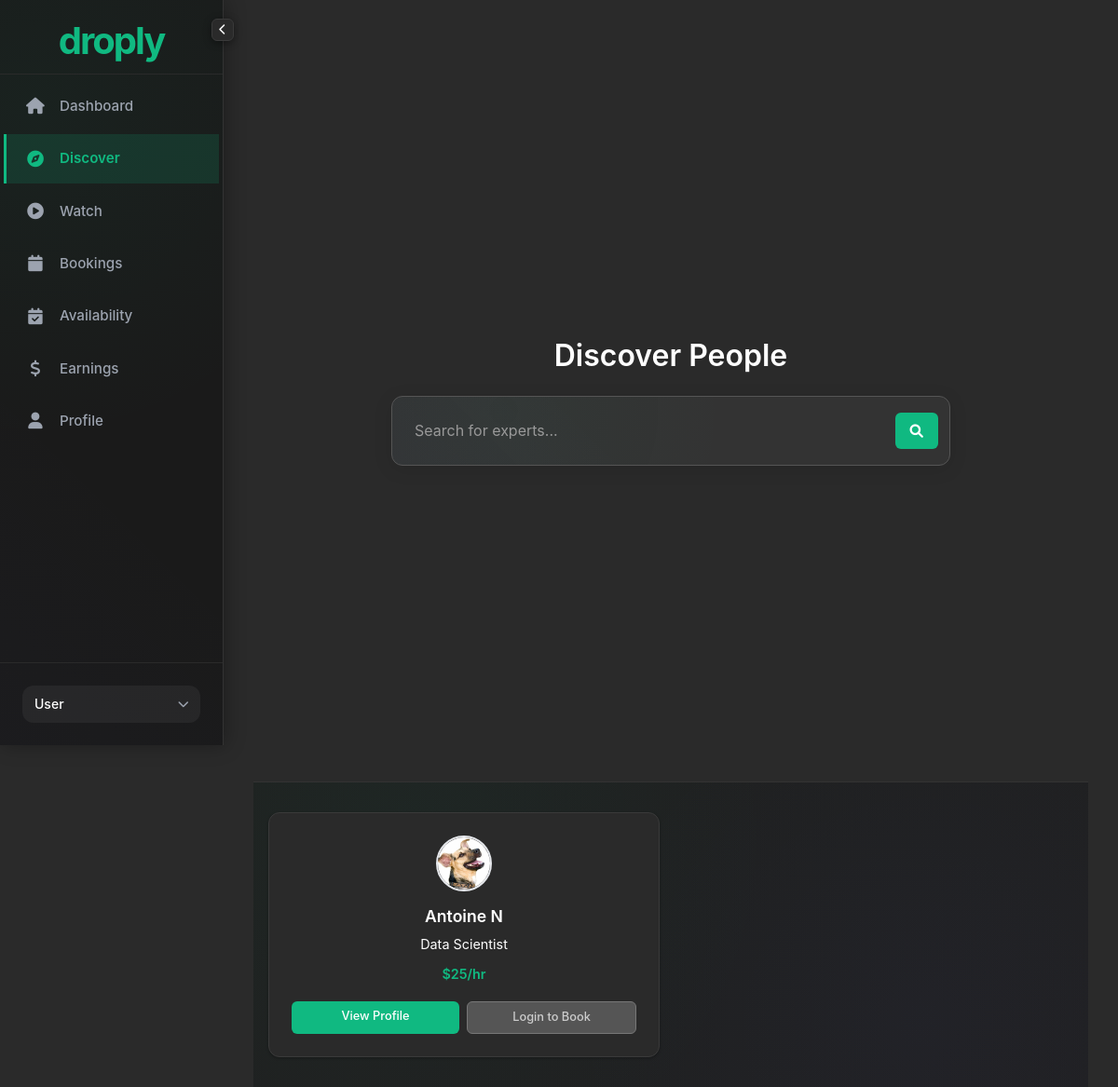
The page /discover on the database as committed earlier.
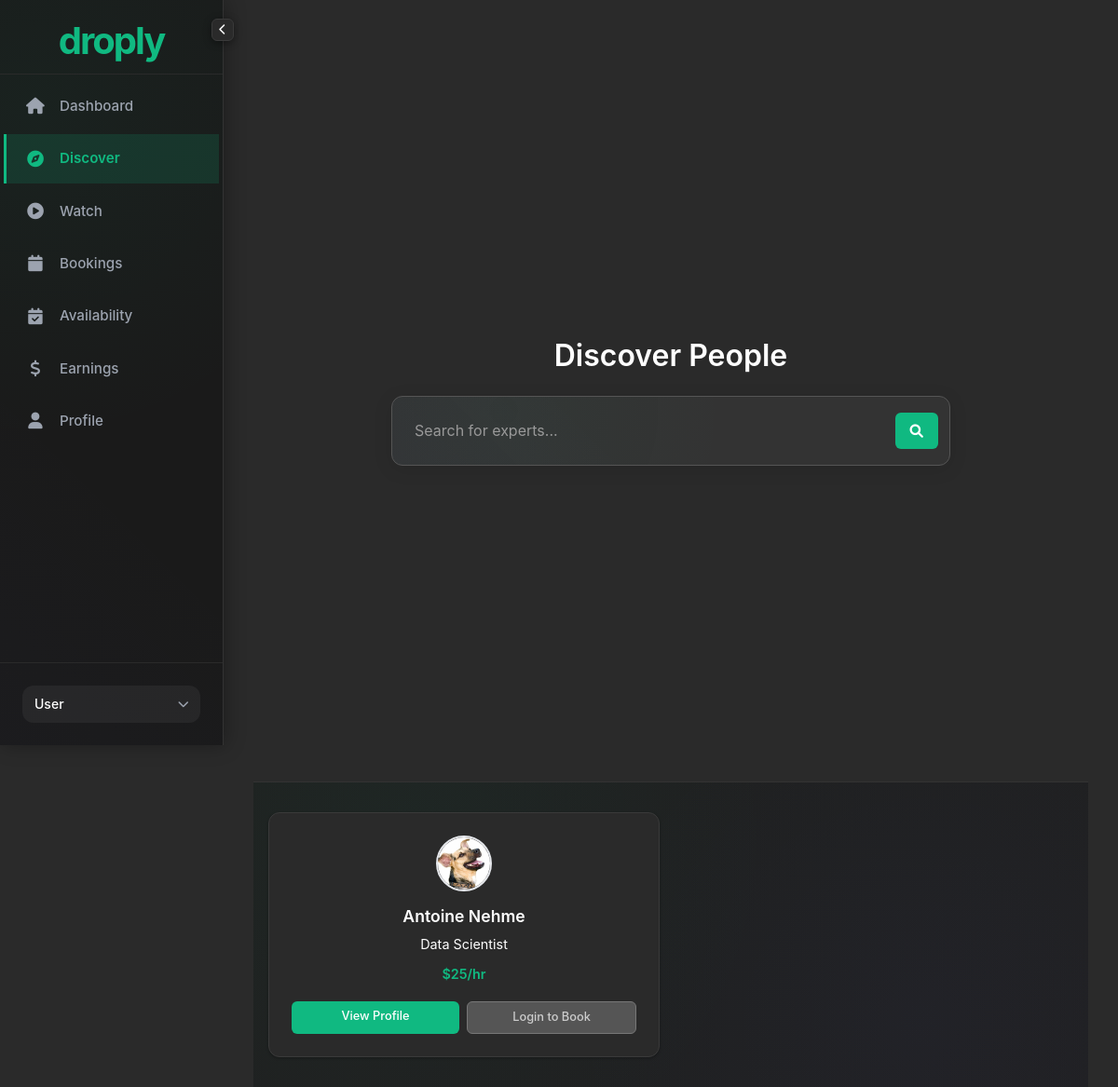
The same page on the database as committed later.
### models.py (models this page shows, shortened)
class User(UserMixin, db.Model):
    id = db.Column(db.Integer, primary_key=True)
    username = db.Column(db.String(64), unique=True, nullable=False)
    email = db.Column(db.String(120), unique=True, nullable=False)
    password_hash = db.Column(db.String(256))
    full_name = db.Column(db.String(100))
    phone = db.Column(db.String(20))
    bio = db.Column(db.Text)
    industry = db.Column(db.String(100))
    profession = db.Column(db.String(100))
    skills = db.Column(db.String(200))  # Legacy field - keeping for backward compatibility
    skills_1 = db.Column(db.String(100))  # Primary skill
    skills_2 = db.Column(db.String(100))  # Secondary skill
    skills_3 = db.Column(db.String(100))  # Tertiary skill
    location = db.Column(db.String(100))
    background_image_url = db.Column(db.String(500))
    hourly_rate = db.Column(db.Float, default=0.0)
    currency = db.Column(db.String(3), default='USD')
    rating = db.Column(db.Float, default=0.0)
    rating_count = db.Column(db.Integer, default=0)
    is_available = db.Column(db.Boolean, default=True)
    is_featured_user = db.Column(db.Boolean, default=False)
    created_at = db.Column(db.DateTime, default=datetime.now(EASTERN_TIMEZONE))
    specialty_tags = db.Column(db.Text)  # JSON string of specialty tags
    profile_picture = db.Column(db.String(255))  # Path to profile picture
    background_color = db.Column(db.String(7), default='#f7faff')  # Hex color code
    primary_color = db.Column(db.String(7), default='#667eea')  # Primary brand color
    secondary_color = db.Column(db.String(7), default='#764ba2')  # Secondary brand color
    font_family = db.Column(db.String(50), default='Inter')  # Font family preference
    font_size = db.Column(db.Integer, default=16)  # Font size preference
    profile_layout = db.Column(db.String(20), default='modern')  # Layout preference
    donation_text = db.Column(db.Text)  # Text for donation/booking info
    embedding = db.Column(db.LargeBinary)  # Store numpy array as binary
    linkedin_url = db.Column(db.String(200))
    twitter_url = db.Column(db.String(200))
    github_url = db.Column(db.String(200))
    instagram_url = db.Column(db.String(200))
    facebook_url = db.Column(db.String(200))
    youtube_url = db.Column(db.String(200))
    snapchat_url = db.Column(db.String(200))
    website_url = db.Column(db.String(200))
    stripe_account_id = db.Column(db.String(100))  # Stripe Connect account ID
    stripe_account_status = db.Column(db.String(50), default='pending')  # pending, active, restricted, disabled
    payout_enabled = db.Column(db.Boolean, default=False)  # Whether user can receive payouts
    payout_schedule = db.Column(db.String(20), default='weekly')  # daily, weekly, monthly
    total_earnings = db.Column(db.Float, default=0.0)  # Total earnings before platform fees
    total_payouts = db.Column(db.Float, default=0.0)  # Total amount paid out
    pending_balance = db.Column(db.Float, default=0.0)  # Current pending balance
    language = db.Column(db.String(10), default='en')  # Language preference
    timezone = db.Column(db.String(50), default='America/New_York')  # Timezone preference
    email_notifications = db.Column(db.Boolean, default=True)  # Email notifications preference
    service_description = db.Column(db.Text)  # Description of 1-on-1 sessions
    session_duration = db.Column(db.Integer, default=30)  # Session duration in minutes
    content_description = db.Column(db.Text)  # Description of premium content
    content_categories = db.Column(db.String(200))  # Categories of content offered
    google_calendar_connected = db.Column(db.Boolean, default=False)  # Whether user has connected Google Calendar
    google_calendar_token = db.Column(db.Text)  # Encrypted Google Calendar access token
    google_calendar_refresh_token = db.Column(db.Text)  # Encrypted Google Calendar refresh token
    google_calendar_id = db.Column(db.String(100))  # Primary Google Calendar ID to sync with
    referral_code = db.Column(db.String(20), unique=True)  # User's unique referral code
    referred_by = db.Column(db.Integer, db.ForeignKey('user.id'))  # User who referred this user
    total_referral_earnings = db.Column(db.Float, default=0.0)  # Total earnings from referrals
    referral_count = db.Column(db.Integer, default=0)  # Number of successful referrals

### routes.py (the view, shortened to what this page needs)
@app.route('/discover')
def discover():
    search_query = request.args.get('search', '').strip()
    category = request.args.get('category', '').strip().lower()
    session_type = request.args.get('type', 'all')  # 'all', 'dropin', 'booked'
    view_type = request.args.get('view', '')  # 'recent', 'favorites', 'browse_all'
    query = User.query.filter(
        User.is_available == True,
        User.full_name.isnot(None)
    )
    if current_user.is_authenticated:
        query = query.filter(User.id != current_user.id)
    if not current_user.is_authenticated and view_type in ['recent', 'favorites']:
        return redirect(url_for('login', next=request.url))
    experts = query.all()
    def ai_match_score(expert):
        score = 0
        if expert.is_featured_user:
            score += 1000
        if expert.hourly_rate and expert.hourly_rate > 0:
            score += 5  # Active experts get slight boost
        return score
    experts = sorted(experts, key=ai_match_score, reverse=True)
    current_user_favorites = []
    if current_user.is_authenticated:
        favorites = Favorite.query.filter_by(user_id=current_user.id).all()
        current_user_favorites = [f.favorited_user_id for f in favorites]
    return render_template('discover.html',
                         users=experts,
                         now=datetime.now(),
                         timedelta=timedelta,
                         current_user_favorites=current_user_favorites,
                         view_type=view_type)

### templates/discover.html (shortened to what this page needs)
{% extends "base_signed_in.html" %}
{% block content %}
<div class="discover-page">
  <div class="search-area {% if request.args.get('search') %}search-area-compact{% endif %}">
    <div class="search-wrapper">
      {% if not request.args.get('search') and not request.args.get('view') %}
        {% if current_user.is_authenticated %}
          <div class="discover-buttons-header">
            <button class="discover-btn" onclick="viewHistorical('recent')">
              <i class="fas fa-history"></i> Recent Views
            </button>
            <button class="discover-btn" onclick="viewHistorical('favorites')">
              <i class="fas fa-heart"></i> Favorites
            </button>
            <button class="discover-btn browse-all" onclick="showBrowseAll()">
              <i class="fas fa-globe"></i> Browse All
            </button>
          </div>
        {% else %}
          <h1 class="page-title">Discover People</h1>
        {% endif %}
      {% endif %}
      {% if request.args.get('view') != 'browse_all' %}
      <form method="GET" action="{{ url_for('discover') }}" class="search-form">
        <div class="search-input-wrapper">
          <input
            type="text"
            name="search"
            placeholder="Search for experts..."
            class="search-input"
            id="animated-search-input"
            value="{{ request.args.get('search', '') }}"
            autocomplete="off"
            required
            data-translate="home.search.placeholder"
          >
          <button type="submit" class="search-button">
            <i class="fas fa-search"></i>
          </button>
        </div>
      </form>
      {% endif %}
    </div>
  </div>
  {% if request.args.get('search') or view_type or users %}
  <div class="results-area">
    {% if users %}
    <div class="experts-grid">
      {% for user in users %}
      <div class="expert-card">
        <img src="{{ user.profile_picture or url_for('static', filename='img/default-avatar.svg') }}"
             alt="{{ user.full_name }}" class="expert-avatar">
        <div class="expert-info">
          <h3 class="expert-name">{{ user.full_name }}</h3>
          <p class="expert-title">{{ user.profession or 'Expert' }}</p>
          <span class="expert-rate">${{ "%.0f"|format(user.hourly_rate or 0) }}/hr</span>
        </div>
        <div class="expert-actions">
          <a href="{{ url_for('user_profile', username=user.username) }}" class="action-btn primary" onclick="trackUserInteraction({{ user.id }}, 'view')">View Profile</a>
          {% if current_user.is_authenticated %}
            <a href="{{ url_for('user_profile', username=user.username) }}" class="action-btn secondary" onclick="trackUserInteraction({{ user.id }}, 'click')">Book Now</a>
          {% else %}
            <a href="{{ url_for('login', next=url_for('user_profile', username=user.username)) }}" class="action-btn secondary">Login to Book</a>
          {% endif %}
        </div>
      </div>
      {% endfor %}
    </div>
    {% endif %}
  </div>
  {% endif %}
</div>
{% endblock %}

### templates/base_signed_in.html (shortened to what this page needs)
<!DOCTYPE html>
<html lang="en">
<head>
  <link href="https://cdn.jsdelivr.net/npm/bootstrap@5.3.0/dist/css/bootstrap.min.css" rel="stylesheet">
  <link rel="stylesheet" href="https://cdnjs.cloudflare.com/ajax/libs/font-awesome/6.0.0/css/all.min.css">
  <link rel="stylesheet" href="{{ url_for('static', filename='css/style.css') }}">
</head>
<body class="{% block body_class %}{% endblock %}">
  {% include 'sidebar.html' %}
  <main class="main-content">
    <div class="content-wrapper">
      {% block content %}{% endblock %}
    </div>
  </main>
</body>
</html>

### templates/sidebar.html (shortened to what this page needs)
<aside id="sidebar" class="sidebar">
  <div class="sidebar-header">
    <a href="{{ url_for('dashboard') }}" class="sidebar-logo">
      <span class="logo-text">droply</span>
    </a>
  </div>
  <nav class="sidebar-nav">
    <ul class="nav-list">
      <li class="nav-item">
        <a href="{{ url_for('dashboard') }}" class="nav-link {% if request.endpoint == 'dashboard' %}active{% endif %}" title="Dashboard">
          <i class="nav-icon fas fa-home"></i>
          <span class="nav-text">Dashboard</span>
        </a>
      </li>
      <li class="nav-item">
        <a href="{{ url_for('discover') }}" class="nav-link {% if request.endpoint == 'discover' %}active{% endif %}" title="Discover">
          <i class="nav-icon fas fa-compass"></i>
          <span class="nav-text">Discover</span>
        </a>
      </li>
      <li class="nav-item">
        <a href="{{ url_for('watch') }}" class="nav-link {% if request.endpoint == 'watch' %}active{% endif %}" title="Watch">
          <i class="nav-icon fas fa-play-circle"></i>
          <span class="nav-text">Watch</span>
        </a>
      </li>
      <li class="nav-item">
        <a href="{{ url_for('bookings') }}" class="nav-link {% if request.endpoint == 'bookings' %}active{% endif %}" title="My Bookings">
          <i class="nav-icon fas fa-calendar"></i>
          <span class="nav-text">Bookings</span>
        </a>
      </li>
      <li class="nav-item">
        <a href="{{ url_for('availability') }}" class="nav-link {% if request.endpoint == 'availability' %}active{% endif %}" title="Availability">
          <i class="nav-icon fas fa-calendar-check"></i>
          <span class="nav-text">Availability</span>
        </a>
      </li>
      <li class="nav-item">
        <a href="{{ url_for('earnings') }}" class="nav-link {% if request.endpoint == 'earnings' %}active{% endif %}" title="Earnings">
          <i class="nav-icon fas fa-dollar-sign"></i>
          <span class="nav-text">Earnings</span>
        </a>
      </li>
      <li class="nav-item">
        <a href="{{ url_for('profile') }}" class="nav-link {% if request.endpoint == 'profile' %}active{% endif %}" title="My Profile">
          <i class="nav-icon fas fa-user"></i>
          <span class="nav-text">Profile</span>
        </a>
      </li>
    </ul>
  </nav>
  <div class="sidebar-footer">
    <div class="user-menu">
      <div class="user-info" id="userMenuToggle">
        <div class="user-details">
          <span class="username">{{ current_user.username or 'User' }}</span>
          <i class="fas fa-chevron-down dropdown-icon"></i>
        </div>
      </div>
    </div>
  </div>
  <button id="sidebar-toggle" class="sidebar-toggle" aria-label="Toggle sidebar">
    <i class="fas fa-chevron-left"></i>
  </button>
</aside>

### templates/base_signed_in.html (style rules this page uses)
body { margin: 0; padding: 0; min-height: 100vh; background: #2a2a2a !important; display: flex; color: #ffffff; }
:root { --sidebar-width: 240px; --sidebar-collapsed-width: 80px; --sidebar-transition: all 0.3s cubic-bezier(.4,0,.2,1); }
.sidebar { width: var(--sidebar-width); background: #1A1A1A !important; background-image: radial-gradient(circle at 15% 15%, rgba(16, 185, 129, 0.05) 0%, transparent 50%), linear-gradient(45deg, rgba(99, 102, 241, 0.02) 0%, transparent 40%) !important; box-shadow: 2px 0 20px rgba(0, 0, 0, 0.3); height: 100vh; position: fixed; left: 0; top: 0; z-index: 1100; transition: var(--sidebar-transition); display: flex; flex-direction: column; border-right: 1px solid #333 !important; }
.sidebar-header { position: absolute; top: 0; left: 0; right: 0; height: 80px; padding: 1.5rem 1.5rem 1rem 1.5rem; border-bottom: 1px solid #2a2a2a; display: flex; align-items: center; justify-content: space-between; z-index: 10; }
.sidebar-logo { display: flex; align-items: center; justify-content: center; text-decoration: none; color: #10b981; font-weight: 700; font-size: 2.5rem; letter-spacing: -2px; width: 100%; }
.logo-text { color: #10b981; }
.sidebar-nav { position: absolute; top: 80px; left: 0; right: 0; bottom: 0; padding: 0.5rem 0; overflow-y: auto; }
.nav-list { list-style: none; padding: 0; margin: 0; }
.nav-item { margin-bottom: 0.25rem; }
.nav-link { display: flex; align-items: center; gap: 1rem; padding: 0.875rem 1.5rem; color: #9ca3af; text-decoration: none; font-weight: 500; font-size: 0.95rem; transition: all 0.2s ease; border-radius: 0; position: relative; }
.nav-link.active { background: rgba(16, 185, 129, 0.15); color: #10b981; font-weight: 600; }
.nav-link.active::before { content: ''; position: absolute; left: 0; top: 0; bottom: 0; width: 3px; background: #10b981; }
.nav-icon { font-size: 1.1rem; width: 20px; text-align: center; }
.nav-text { flex: 1; }
.sidebar-footer { padding: 1.5rem; border-top: 1px solid #2a2a2a; }
.user-menu { position: relative; }
.user-info { display: flex; align-items: center; gap: 0.5rem; padding: 0.5rem 0.75rem; background: rgba(255, 255, 255, 0.05); border-radius: 12px; cursor: pointer; transition: all 0.2s ease; border: 1px solid transparent; }
.user-details { flex: 1; display: flex; align-items: center; justify-content: space-between; }
.username { color: #ffffff; font-size: 0.875rem; font-weight: 500; }
.dropdown-icon { color: #9ca3af; font-size: 0.75rem; transition: transform 0.2s ease; }
.sidebar-toggle { position: absolute; top: 20px; right: -12px; background: #2a2a2a; border: 1px solid #3a3a3a; color: #ffffff; font-size: 0.875rem; border-radius: 6px; box-shadow: 0 2px 8px rgba(0, 0, 0, 0.4); padding: 0.5rem; z-index: 1200; cursor: pointer; transition: all 0.2s ease; width: 24px; height: 24px; display: flex; align-items: center; justify-content: center; backdrop-filter: blur(10px); }
.sidebar-toggle i { transition: transform 0.2s ease; font-size: 0.75rem; }
.main-content { min-height: 100vh; width: calc(100vw - var(--sidebar-width)); margin-left: var(--sidebar-width); padding: 2.5rem 2rem 2rem 2rem; transition: all 0.3s cubic-bezier(.4,0,.2,1); display: flex; flex-direction: column; background: #2a2a2a !important; color: #ffffff; position: relative; z-index: 1; }
.main-content { display: flex; flex-direction: column; }
.content-wrapper { flex: 1; background: #2a2a2a !important; }
@media (min-width: 769px) { .sidebar { transform: translateX(0); box-shadow: 2px 0 20px rgba(0, 0, 0, 0.3); } }
@media (min-width: 769px) { .sidebar-toggle { display: flex; } }
@media (min-width: 769px) { .main-content { margin-left: var(--sidebar-width); padding: 2.5rem 2rem 2rem 2rem; width: calc(100vw - var(--sidebar-width)); transition: var(--sidebar-transition); } }
.card, .modern-card, .expert-card, .booking-card, .stat-card { background: #2a2a2a !important; border: 1px solid #3a3a3a !important; color: #ffffff !important; }
.form-control, .search-input, .search-input-enhanced { background: #2a2a2a !important; border: 1px solid #3a3a3a !important; color: #ffffff !important; }
p, div, label, small, .text-muted, .text-secondary { color: #ffffff !important; }

Rows that differ between the two databases and show on the page:
changed User "Data Scientist": full_name "Antoine N" → "Antoine Nehme"
